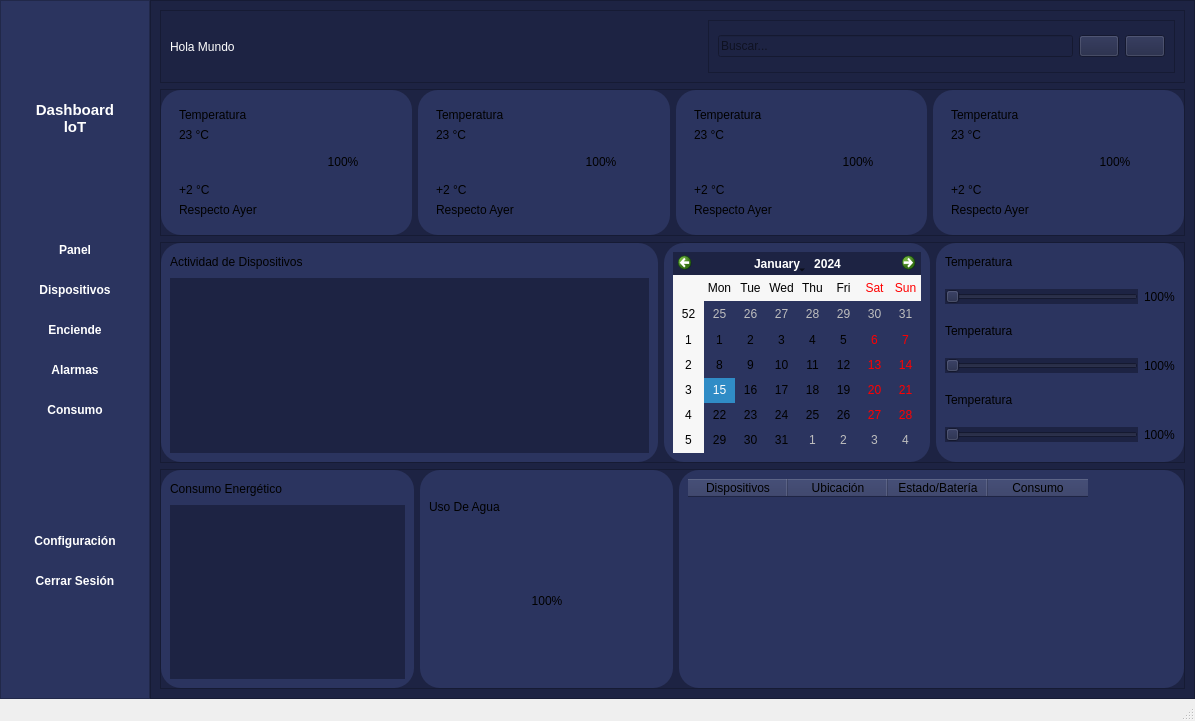
<?xml version="1.0" encoding="UTF-8"?>
<ui version="4.0">
 <class>MainWindow</class>
 <widget class="QMainWindow" name="MainWindow">
  <property name="geometry">
   <rect>
    <x>0</x>
    <y>0</y>
    <width>1195</width>
    <height>721</height>
   </rect>
  </property>
  <property name="windowTitle">
   <string>MainWindow</string>
  </property>
  <widget class="QWidget" name="centralwidget">
   <layout class="QHBoxLayout" name="horizontalLayout">
    <property name="spacing">
     <number>0</number>
    </property>
    <property name="leftMargin">
     <number>0</number>
    </property>
    <property name="topMargin">
     <number>0</number>
    </property>
    <property name="rightMargin">
     <number>0</number>
    </property>
    <property name="bottomMargin">
     <number>0</number>
    </property>
    <item>
     <widget class="QFrame" name="frame">
      <property name="minimumSize">
       <size>
        <width>150</width>
        <height>0</height>
       </size>
      </property>
      <property name="maximumSize">
       <size>
        <width>150</width>
        <height>16777215</height>
       </size>
      </property>
      <property name="styleSheet">
       <string notr="true">QFrame{
background-color: rgb(43, 52, 95);
}



QPushButton{
		background-color:transparent;
		color:white;
		font-weight:bold;
		border:none;
		broder-radius: 8px;
		padding: 10px 10px;
		font-size: 12px;
	
	}

		QPushButton:hover{
				background-color:rgb(86,83,231,100);

			}

QLabel{
	font-weight:bold;
	color: #ffffff;
	font-size: 15px;
}</string>
      </property>
      <property name="frameShape">
       <enum>QFrame::Shape::StyledPanel</enum>
      </property>
      <property name="frameShadow">
       <enum>QFrame::Shadow::Raised</enum>
      </property>
      <layout class="QVBoxLayout" name="verticalLayout_2">
       <item>
        <spacer name="verticalSpacer_4">
         <property name="orientation">
          <enum>Qt::Orientation::Vertical</enum>
         </property>
         <property name="sizeHint" stdset="0">
          <size>
           <width>20</width>
           <height>87</height>
          </size>
         </property>
        </spacer>
       </item>
       <item>
        <widget class="QLabel" name="label_2">
         <property name="text">
          <string>Dashboard 
loT</string>
         </property>
         <property name="alignment">
          <set>Qt::AlignmentFlag::AlignCenter</set>
         </property>
        </widget>
       </item>
       <item>
        <spacer name="verticalSpacer_3">
         <property name="orientation">
          <enum>Qt::Orientation::Vertical</enum>
         </property>
         <property name="sizeHint" stdset="0">
          <size>
           <width>20</width>
           <height>88</height>
          </size>
         </property>
        </spacer>
       </item>
       <item>
        <widget class="QPushButton" name="pushButton_3">
         <property name="text">
          <string>Panel</string>
         </property>
         <property name="icon">
          <iconset>
           <normaloff>assets/images/menu.svg</normaloff>assets/images/menu.svg</iconset>
         </property>
        </widget>
       </item>
       <item>
        <widget class="QPushButton" name="pushButton_4">
         <property name="text">
          <string>Dispositivos</string>
         </property>
         <property name="icon">
          <iconset>
           <normaloff>assets/images/menu.svg</normaloff>assets/images/menu.svg</iconset>
         </property>
        </widget>
       </item>
       <item>
        <widget class="QPushButton" name="pushButton_5">
         <property name="text">
          <string>Enciende</string>
         </property>
         <property name="icon">
          <iconset>
           <normaloff>assets/images/cable.svg</normaloff>assets/images/cable.svg</iconset>
         </property>
        </widget>
       </item>
       <item>
        <widget class="QPushButton" name="pushButton_6">
         <property name="text">
          <string>Alarmas</string>
         </property>
         <property name="icon">
          <iconset>
           <normaloff>assets/images/bell.svg</normaloff>assets/images/bell.svg</iconset>
         </property>
        </widget>
       </item>
       <item>
        <widget class="QPushButton" name="pushButton_7">
         <property name="text">
          <string>Consumo</string>
         </property>
         <property name="icon">
          <iconset>
           <normaloff>assets/images/lamp-ceiling.svg</normaloff>assets/images/lamp-ceiling.svg</iconset>
         </property>
        </widget>
       </item>
       <item>
        <spacer name="verticalSpacer_2">
         <property name="orientation">
          <enum>Qt::Orientation::Vertical</enum>
         </property>
         <property name="sizeHint" stdset="0">
          <size>
           <width>20</width>
           <height>87</height>
          </size>
         </property>
        </spacer>
       </item>
       <item>
        <widget class="QPushButton" name="pushButton_8">
         <property name="text">
          <string>Configuración</string>
         </property>
        </widget>
       </item>
       <item>
        <widget class="QPushButton" name="pushButton_9">
         <property name="text">
          <string>Cerrar Sesión</string>
         </property>
         <property name="icon">
          <iconset>
           <normaloff>assets/images/log-out.svg</normaloff>assets/images/log-out.svg</iconset>
         </property>
        </widget>
       </item>
       <item>
        <spacer name="verticalSpacer">
         <property name="orientation">
          <enum>Qt::Orientation::Vertical</enum>
         </property>
         <property name="sizeHint" stdset="0">
          <size>
           <width>20</width>
           <height>87</height>
          </size>
         </property>
        </spacer>
       </item>
      </layout>
     </widget>
    </item>
    <item>
     <widget class="QFrame" name="frame_2">
      <property name="styleSheet">
       <string notr="true">background-color: rgb(29, 35, 67);</string>
      </property>
      <property name="frameShape">
       <enum>QFrame::Shape::StyledPanel</enum>
      </property>
      <property name="frameShadow">
       <enum>QFrame::Shadow::Raised</enum>
      </property>
      <layout class="QVBoxLayout" name="verticalLayout" stretch="1,2,3,3">
       <item>
        <widget class="QFrame" name="frame_3">
         <property name="frameShape">
          <enum>QFrame::Shape::StyledPanel</enum>
         </property>
         <property name="frameShadow">
          <enum>QFrame::Shadow::Raised</enum>
         </property>
         <layout class="QHBoxLayout" name="horizontalLayout_6">
          <item>
           <widget class="QLabel" name="label">
            <property name="styleSheet">
             <string notr="true">QFrame{
	background-color: rgb(29, 35, 67);
}

QLabel{
    color:rgb(255, 255, 255);
	font: 600 12pt &quot;Times New Roman&quot;;
}</string>
            </property>
            <property name="text">
             <string>Hola Mundo</string>
            </property>
           </widget>
          </item>
          <item>
           <spacer name="horizontalSpacer">
            <property name="orientation">
             <enum>Qt::Orientation::Horizontal</enum>
            </property>
            <property name="sizeHint" stdset="0">
             <size>
              <width>452</width>
              <height>20</height>
             </size>
            </property>
           </spacer>
          </item>
          <item>
           <widget class="QFrame" name="frame_17">
            <property name="frameShape">
             <enum>QFrame::Shape::StyledPanel</enum>
            </property>
            <property name="frameShadow">
             <enum>QFrame::Shadow::Raised</enum>
            </property>
            <layout class="QHBoxLayout" name="horizontalLayout_5">
             <item>
              <widget class="QLineEdit" name="lineEdit">
               <property name="placeholderText">
                <string>Buscar...</string>
               </property>
              </widget>
             </item>
             <item>
              <widget class="QPushButton" name="pushButton">
               <property name="text">
                <string/>
               </property>
               <property name="icon">
                <iconset>
                 <normaloff>assets/images/search.svg</normaloff>assets/images/search.svg</iconset>
               </property>
              </widget>
             </item>
             <item>
              <widget class="QPushButton" name="pushButton_2">
               <property name="text">
                <string/>
               </property>
               <property name="icon">
                <iconset>
                 <normaloff>assets/images/bell.svg</normaloff>assets/images/bell.svg</iconset>
               </property>
              </widget>
             </item>
            </layout>
           </widget>
          </item>
         </layout>
        </widget>
       </item>
       <item>
        <widget class="QFrame" name="frame_4">
         <property name="frameShape">
          <enum>QFrame::Shape::StyledPanel</enum>
         </property>
         <property name="frameShadow">
          <enum>QFrame::Shadow::Raised</enum>
         </property>
         <layout class="QHBoxLayout" name="horizontalLayout_2" stretch="1,1,1,1">
          <property name="leftMargin">
           <number>0</number>
          </property>
          <property name="topMargin">
           <number>0</number>
          </property>
          <property name="rightMargin">
           <number>0</number>
          </property>
          <property name="bottomMargin">
           <number>0</number>
          </property>
          <item>
           <widget class="QFrame" name="frame_7">
            <property name="styleSheet">
             <string notr="true">QFrame{
	background-color: rgb(43, 52, 95);
	border-radius: 20px;
}</string>
            </property>
            <property name="frameShape">
             <enum>QFrame::Shape::StyledPanel</enum>
            </property>
            <property name="frameShadow">
             <enum>QFrame::Shadow::Raised</enum>
            </property>
            <layout class="QHBoxLayout" name="horizontalLayout_7">
             <item>
              <widget class="QFrame" name="frame_20">
               <property name="frameShape">
                <enum>QFrame::Shape::StyledPanel</enum>
               </property>
               <property name="frameShadow">
                <enum>QFrame::Shadow::Raised</enum>
               </property>
               <layout class="QVBoxLayout" name="verticalLayout_4">
                <item>
                 <widget class="QLabel" name="label_4">
                  <property name="text">
                   <string>Temperatura</string>
                  </property>
                 </widget>
                </item>
                <item>
                 <widget class="QLabel" name="label_5">
                  <property name="text">
                   <string>23 °C</string>
                  </property>
                 </widget>
                </item>
                <item>
                 <spacer name="verticalSpacer_5">
                  <property name="orientation">
                   <enum>Qt::Orientation::Vertical</enum>
                  </property>
                  <property name="sizeHint" stdset="0">
                   <size>
                    <width>20</width>
                    <height>11</height>
                   </size>
                  </property>
                 </spacer>
                </item>
                <item>
                 <widget class="QLabel" name="label_6">
                  <property name="text">
                   <string>+2 °C</string>
                  </property>
                 </widget>
                </item>
                <item>
                 <widget class="QLabel" name="label_7">
                  <property name="text">
                   <string>Respecto Ayer</string>
                  </property>
                 </widget>
                </item>
               </layout>
              </widget>
             </item>
             <item>
              <widget class="QFrame" name="frame_18">
               <property name="styleSheet">
                <string notr="true">QFrame{
background:qconicalgradient(cx:0.5,cy:0.5,angle:-90,
													stop:0 #00BCD4,
													stop:0.5 #2196F3,
													stop:1  #00BCD4);
border-radius: 60px;
border: none;
min-width:120px;
min-height:120px;
max-width:120px;
max-height:120px;
}</string>
               </property>
               <property name="frameShape">
                <enum>QFrame::Shape::StyledPanel</enum>
               </property>
               <property name="frameShadow">
                <enum>QFrame::Shadow::Raised</enum>
               </property>
               <layout class="QGridLayout" name="gridLayout">
                <property name="leftMargin">
                 <number>0</number>
                </property>
                <property name="topMargin">
                 <number>0</number>
                </property>
                <property name="rightMargin">
                 <number>0</number>
                </property>
                <property name="bottomMargin">
                 <number>0</number>
                </property>
                <item row="0" column="0">
                 <widget class="QFrame" name="frame_19">
                  <property name="styleSheet">
                   <string notr="true">QFrame{
	background-color: rgb(43, 52, 95);
border-radius: 50px;
border: none;
min-width:100px;
min-height:100px;
max-width:100px;
max-height:100px;
}</string>
                  </property>
                  <property name="frameShape">
                   <enum>QFrame::Shape::StyledPanel</enum>
                  </property>
                  <property name="frameShadow">
                   <enum>QFrame::Shadow::Raised</enum>
                  </property>
                  <layout class="QVBoxLayout" name="verticalLayout_3">
                   <property name="leftMargin">
                    <number>0</number>
                   </property>
                   <property name="topMargin">
                    <number>0</number>
                   </property>
                   <property name="rightMargin">
                    <number>0</number>
                   </property>
                   <property name="bottomMargin">
                    <number>0</number>
                   </property>
                   <item>
                    <widget class="QLabel" name="label_3">
                     <property name="styleSheet">
                      <string notr="true">QLabel{
	background-color: transparent;
	font: 600 12pt &quot;Segoe UI&quot;;
}</string>
                     </property>
                     <property name="text">
                      <string>100%</string>
                     </property>
                     <property name="alignment">
                      <set>Qt::AlignmentFlag::AlignCenter</set>
                     </property>
                    </widget>
                   </item>
                  </layout>
                 </widget>
                </item>
               </layout>
              </widget>
             </item>
            </layout>
           </widget>
          </item>
          <item>
           <widget class="QFrame" name="frame_10">
            <property name="styleSheet">
             <string notr="true">QFrame{
	background-color: rgb(43, 52, 95);
	border-radius: 20px;
}</string>
            </property>
            <property name="frameShape">
             <enum>QFrame::Shape::StyledPanel</enum>
            </property>
            <property name="frameShadow">
             <enum>QFrame::Shadow::Raised</enum>
            </property>
            <layout class="QHBoxLayout" name="horizontalLayout_8">
             <item>
              <widget class="QFrame" name="frame_21">
               <property name="frameShape">
                <enum>QFrame::Shape::StyledPanel</enum>
               </property>
               <property name="frameShadow">
                <enum>QFrame::Shadow::Raised</enum>
               </property>
               <layout class="QVBoxLayout" name="verticalLayout_6">
                <item>
                 <widget class="QLabel" name="label_8">
                  <property name="text">
                   <string>Temperatura</string>
                  </property>
                 </widget>
                </item>
                <item>
                 <widget class="QLabel" name="label_13">
                  <property name="text">
                   <string>23 °C</string>
                  </property>
                 </widget>
                </item>
                <item>
                 <spacer name="verticalSpacer_7">
                  <property name="orientation">
                   <enum>Qt::Orientation::Vertical</enum>
                  </property>
                  <property name="sizeHint" stdset="0">
                   <size>
                    <width>20</width>
                    <height>11</height>
                   </size>
                  </property>
                 </spacer>
                </item>
                <item>
                 <widget class="QLabel" name="label_14">
                  <property name="text">
                   <string>+2 °C</string>
                  </property>
                 </widget>
                </item>
                <item>
                 <widget class="QLabel" name="label_15">
                  <property name="text">
                   <string>Respecto Ayer</string>
                  </property>
                 </widget>
                </item>
               </layout>
              </widget>
             </item>
             <item>
              <widget class="QFrame" name="frame_22">
               <property name="styleSheet">
                <string notr="true">QFrame{
background:qconicalgradient(cx:0.5,cy:0.5,angle:-90,
													stop:0 #00BCD4,
													stop:0.5 #2196F3,
													stop:1  #00BCD4);
border-radius: 60px;
border: none;
min-width:120px;
min-height:120px;
max-width:120px;
max-height:120px;
}</string>
               </property>
               <property name="frameShape">
                <enum>QFrame::Shape::StyledPanel</enum>
               </property>
               <property name="frameShadow">
                <enum>QFrame::Shadow::Raised</enum>
               </property>
               <layout class="QGridLayout" name="gridLayout_2">
                <item row="0" column="0">
                 <widget class="QFrame" name="frame_23">
                  <property name="styleSheet">
                   <string notr="true">QFrame{
	background-color: rgb(43, 52, 95);
border-radius: 50px;
border: none;
min-width:100px;
min-height:100px;
max-width:100px;
max-height:100px;
}</string>
                  </property>
                  <property name="frameShape">
                   <enum>QFrame::Shape::StyledPanel</enum>
                  </property>
                  <property name="frameShadow">
                   <enum>QFrame::Shadow::Raised</enum>
                  </property>
                  <layout class="QVBoxLayout" name="verticalLayout_7">
                   <property name="leftMargin">
                    <number>0</number>
                   </property>
                   <property name="topMargin">
                    <number>0</number>
                   </property>
                   <property name="rightMargin">
                    <number>0</number>
                   </property>
                   <property name="bottomMargin">
                    <number>0</number>
                   </property>
                   <item>
                    <widget class="QLabel" name="label_16">
                     <property name="styleSheet">
                      <string notr="true">QLabel{
	background-color: transparent;
	font: 600 12pt &quot;Segoe UI&quot;;
}</string>
                     </property>
                     <property name="text">
                      <string>100%</string>
                     </property>
                     <property name="alignment">
                      <set>Qt::AlignmentFlag::AlignCenter</set>
                     </property>
                    </widget>
                   </item>
                  </layout>
                 </widget>
                </item>
               </layout>
              </widget>
             </item>
            </layout>
           </widget>
          </item>
          <item>
           <widget class="QFrame" name="frame_9">
            <property name="styleSheet">
             <string notr="true">QFrame{
	background-color: rgb(43, 52, 95);
	border-radius: 20px;
}</string>
            </property>
            <property name="frameShape">
             <enum>QFrame::Shape::StyledPanel</enum>
            </property>
            <property name="frameShadow">
             <enum>QFrame::Shadow::Raised</enum>
            </property>
            <layout class="QHBoxLayout" name="horizontalLayout_10">
             <item>
              <widget class="QFrame" name="frame_28">
               <property name="frameShape">
                <enum>QFrame::Shape::StyledPanel</enum>
               </property>
               <property name="frameShadow">
                <enum>QFrame::Shadow::Raised</enum>
               </property>
               <layout class="QVBoxLayout" name="verticalLayout_10">
                <item>
                 <widget class="QLabel" name="label_19">
                  <property name="text">
                   <string>Temperatura</string>
                  </property>
                 </widget>
                </item>
                <item>
                 <widget class="QLabel" name="label_20">
                  <property name="text">
                   <string>23 °C</string>
                  </property>
                 </widget>
                </item>
                <item>
                 <spacer name="verticalSpacer_8">
                  <property name="orientation">
                   <enum>Qt::Orientation::Vertical</enum>
                  </property>
                  <property name="sizeHint" stdset="0">
                   <size>
                    <width>20</width>
                    <height>11</height>
                   </size>
                  </property>
                 </spacer>
                </item>
                <item>
                 <widget class="QLabel" name="label_21">
                  <property name="text">
                   <string>+2 °C</string>
                  </property>
                 </widget>
                </item>
                <item>
                 <widget class="QLabel" name="label_22">
                  <property name="text">
                   <string>Respecto Ayer</string>
                  </property>
                 </widget>
                </item>
               </layout>
              </widget>
             </item>
             <item>
              <widget class="QFrame" name="frame_24">
               <property name="styleSheet">
                <string notr="true">QFrame{
background:qconicalgradient(cx:0.5,cy:0.5,angle:-90,
													stop:0 #00BCD4,
													stop:0.5 #2196F3,
													stop:1  #00BCD4);
border-radius: 60px;
border: none;
min-width:120px;
min-height:120px;
max-width:120px;
max-height:120px;
}</string>
               </property>
               <property name="frameShape">
                <enum>QFrame::Shape::StyledPanel</enum>
               </property>
               <property name="frameShadow">
                <enum>QFrame::Shadow::Raised</enum>
               </property>
               <layout class="QGridLayout" name="gridLayout_3">
                <item row="0" column="0">
                 <widget class="QFrame" name="frame_25">
                  <property name="styleSheet">
                   <string notr="true">QFrame{
	background-color: rgb(43, 52, 95);
border-radius: 50px;
border: none;
min-width:100px;
min-height:100px;
max-width:100px;
max-height:100px;
}</string>
                  </property>
                  <property name="frameShape">
                   <enum>QFrame::Shape::StyledPanel</enum>
                  </property>
                  <property name="frameShadow">
                   <enum>QFrame::Shadow::Raised</enum>
                  </property>
                  <layout class="QVBoxLayout" name="verticalLayout_8">
                   <property name="leftMargin">
                    <number>0</number>
                   </property>
                   <property name="topMargin">
                    <number>0</number>
                   </property>
                   <property name="rightMargin">
                    <number>0</number>
                   </property>
                   <property name="bottomMargin">
                    <number>0</number>
                   </property>
                   <item>
                    <widget class="QLabel" name="label_17">
                     <property name="styleSheet">
                      <string notr="true">QLabel{
	background-color: transparent;
	font: 600 12pt &quot;Segoe UI&quot;;
}</string>
                     </property>
                     <property name="text">
                      <string>100%</string>
                     </property>
                     <property name="alignment">
                      <set>Qt::AlignmentFlag::AlignCenter</set>
                     </property>
                    </widget>
                   </item>
                  </layout>
                 </widget>
                </item>
               </layout>
              </widget>
             </item>
            </layout>
           </widget>
          </item>
          <item>
           <widget class="QFrame" name="frame_8">
            <property name="styleSheet">
             <string notr="true">QFrame{
	background-color: rgb(43, 52, 95);
	border-radius: 20px;
}</string>
            </property>
            <property name="frameShape">
             <enum>QFrame::Shape::StyledPanel</enum>
            </property>
            <property name="frameShadow">
             <enum>QFrame::Shadow::Raised</enum>
            </property>
            <layout class="QHBoxLayout" name="horizontalLayout_9">
             <item>
              <widget class="QFrame" name="frame_29">
               <property name="frameShape">
                <enum>QFrame::Shape::StyledPanel</enum>
               </property>
               <property name="frameShadow">
                <enum>QFrame::Shadow::Raised</enum>
               </property>
               <layout class="QVBoxLayout" name="verticalLayout_11">
                <item>
                 <widget class="QLabel" name="label_23">
                  <property name="text">
                   <string>Temperatura</string>
                  </property>
                 </widget>
                </item>
                <item>
                 <widget class="QLabel" name="label_24">
                  <property name="text">
                   <string>23 °C</string>
                  </property>
                 </widget>
                </item>
                <item>
                 <spacer name="verticalSpacer_9">
                  <property name="orientation">
                   <enum>Qt::Orientation::Vertical</enum>
                  </property>
                  <property name="sizeHint" stdset="0">
                   <size>
                    <width>20</width>
                    <height>11</height>
                   </size>
                  </property>
                 </spacer>
                </item>
                <item>
                 <widget class="QLabel" name="label_25">
                  <property name="text">
                   <string>+2 °C</string>
                  </property>
                 </widget>
                </item>
                <item>
                 <widget class="QLabel" name="label_26">
                  <property name="text">
                   <string>Respecto Ayer</string>
                  </property>
                 </widget>
                </item>
               </layout>
              </widget>
             </item>
             <item>
              <widget class="QFrame" name="frame_26">
               <property name="styleSheet">
                <string notr="true">QFrame{
background:qconicalgradient(cx:0.5,cy:0.5,angle:-90,
													stop:0 #00BCD4,
													stop:0.5 #2196F3,
													stop:1  #00BCD4);
border-radius: 60px;
border: none;
min-width:120px;
min-height:120px;
max-width:120px;
max-height:120px;
}</string>
               </property>
               <property name="frameShape">
                <enum>QFrame::Shape::StyledPanel</enum>
               </property>
               <property name="frameShadow">
                <enum>QFrame::Shadow::Raised</enum>
               </property>
               <layout class="QGridLayout" name="gridLayout_4">
                <item row="0" column="0">
                 <widget class="QFrame" name="frame_27">
                  <property name="styleSheet">
                   <string notr="true">QFrame{
	background-color: rgb(43, 52, 95);
border-radius: 50px;
border: none;
min-width:100px;
min-height:100px;
max-width:100px;
max-height:100px;
}</string>
                  </property>
                  <property name="frameShape">
                   <enum>QFrame::Shape::StyledPanel</enum>
                  </property>
                  <property name="frameShadow">
                   <enum>QFrame::Shadow::Raised</enum>
                  </property>
                  <layout class="QVBoxLayout" name="verticalLayout_9">
                   <property name="leftMargin">
                    <number>0</number>
                   </property>
                   <property name="topMargin">
                    <number>0</number>
                   </property>
                   <property name="rightMargin">
                    <number>0</number>
                   </property>
                   <property name="bottomMargin">
                    <number>0</number>
                   </property>
                   <item>
                    <widget class="QLabel" name="label_18">
                     <property name="styleSheet">
                      <string notr="true">QLabel{
	background-color: transparent;
	font: 600 12pt &quot;Segoe UI&quot;;
}</string>
                     </property>
                     <property name="text">
                      <string>100%</string>
                     </property>
                     <property name="alignment">
                      <set>Qt::AlignmentFlag::AlignCenter</set>
                     </property>
                    </widget>
                   </item>
                  </layout>
                 </widget>
                </item>
               </layout>
              </widget>
             </item>
            </layout>
           </widget>
          </item>
         </layout>
        </widget>
       </item>
       <item>
        <widget class="QFrame" name="frame_5">
         <property name="frameShape">
          <enum>QFrame::Shape::StyledPanel</enum>
         </property>
         <property name="frameShadow">
          <enum>QFrame::Shadow::Raised</enum>
         </property>
         <layout class="QHBoxLayout" name="horizontalLayout_3" stretch="2,1,1">
          <property name="leftMargin">
           <number>0</number>
          </property>
          <property name="topMargin">
           <number>0</number>
          </property>
          <property name="rightMargin">
           <number>0</number>
          </property>
          <property name="bottomMargin">
           <number>0</number>
          </property>
          <item>
           <widget class="QFrame" name="frame_12">
            <property name="styleSheet">
             <string notr="true">QFrame{
	background-color: rgb(43, 52, 95);
	border-radius: 20px;
}</string>
            </property>
            <property name="frameShape">
             <enum>QFrame::Shape::StyledPanel</enum>
            </property>
            <property name="frameShadow">
             <enum>QFrame::Shadow::Raised</enum>
            </property>
            <layout class="QVBoxLayout" name="verticalLayout_5" stretch="2,1">
             <item>
              <widget class="QLabel" name="label_9">
               <property name="maximumSize">
                <size>
                 <width>16777215</width>
                 <height>20</height>
                </size>
               </property>
               <property name="text">
                <string>Actividad de Dispositivos</string>
               </property>
              </widget>
             </item>
             <item>
              <widget class="QWidget" name="widget" native="true"/>
             </item>
            </layout>
           </widget>
          </item>
          <item>
           <widget class="QFrame" name="frame_11">
            <property name="styleSheet">
             <string notr="true">QFrame{
	background-color: rgb(43, 52, 95);
	border-radius: 20px;
}</string>
            </property>
            <property name="frameShape">
             <enum>QFrame::Shape::StyledPanel</enum>
            </property>
            <property name="frameShadow">
             <enum>QFrame::Shadow::Raised</enum>
            </property>
            <layout class="QVBoxLayout" name="verticalLayout_14">
             <item>
              <widget class="QCalendarWidget" name="calendarWidget">
               <property name="enabled">
                <bool>true</bool>
               </property>
               <property name="styleSheet">
                <string notr="true">QCalendarWidget{
		background-color: #2335f;
		color: white;
		border: 1px solid #76b9c6;
		border-radius: 5 px;
}

QCalendarWidget QWidget{
		alternate-background-color: #2335f;
		
}

QCalendarWidget QWidget{
		background-color: #2335f;
		color:white;
		
}

QCalendarWidget QToolButton{
		background-color: #2335f;
		color:white;
		icon-size: 20 px;
		font-weight: bold;
}

QCalendarWidget QSpinBox{
		background-color: #2335f;
		color:white;
		selection-background-color: #2335f;
		selection-color: white;
		border:none;
		border-radius: 0px;
		padding: 3px;
}

QCalendarWidget QToolButton:hover{
		background-color: #3a4380;
}

QCalendarWidget QToolButton:menu-button{
		width:0px;
}

QCalendarWidget QMenu{
		background-color: #2335f;
		color:white;
		border: 1px solid #76b9c6;
}

QCalendarWidget QTableView{
		background-color: #2335f;
		alterante-background-color: #2335f;
		gridline-color:76b9c6;
		selection-background-color: #2335f;
		selection-color: white;
		}

QCalendarWidget QTableView:item:selected{
		background-color: transparent;
		border:2px solid #9147eb;
		border-radius: 12px;
}

QCalendarWidget QTableView:item:hover{
		background-color: 3a4380;
		border-radius: 12px;
}

QCalendarWidget QAbstractItemView:enabled{
		color:white;
		selection-background-color: transparent;
		selection-color: white;
		font-weight:bold;
}

QCalendarWidget QAbstractItemView:disabled{
		color:76b9c6;
}

QCalendarWidget QToolButton#qt_calendar_prevmonth:{
		qproperty-icon: url(assets\images\chevron-left.svg);
		width:20px;
		heigth:20px;
}

QCalendarWidget QToolButton#qt_calendar_nextmonth:{
		qproperty-icon: url(./assets/images/chevron-right.svg);
		width:20px;
		heigth:20px;
}


</string>
               </property>
              </widget>
             </item>
            </layout>
           </widget>
          </item>
          <item>
           <widget class="QFrame" name="frame_13">
            <property name="minimumSize">
             <size>
              <width>20</width>
              <height>0</height>
             </size>
            </property>
            <property name="styleSheet">
             <string notr="true">QFrame{
	background-color: rgb(43, 52, 95);
	border-radius: 20px;
}</string>
            </property>
            <property name="frameShape">
             <enum>QFrame::Shape::StyledPanel</enum>
            </property>
            <property name="frameShadow">
             <enum>QFrame::Shadow::Raised</enum>
            </property>
            <layout class="QVBoxLayout" name="verticalLayout_15">
             <item>
              <widget class="QLabel" name="label_11">
               <property name="maximumSize">
                <size>
                 <width>16777215</width>
                 <height>20</height>
                </size>
               </property>
               <property name="text">
                <string>Temperatura</string>
               </property>
              </widget>
             </item>
             <item>
              <layout class="QHBoxLayout" name="horizontalLayout_11">
               <item>
                <widget class="QSlider" name="horizontalSlider">
                 <property name="orientation">
                  <enum>Qt::Orientation::Horizontal</enum>
                 </property>
                </widget>
               </item>
               <item>
                <widget class="QLabel" name="label_12">
                 <property name="text">
                  <string>100%</string>
                 </property>
                </widget>
               </item>
              </layout>
             </item>
             <item>
              <widget class="QLabel" name="label_27">
               <property name="maximumSize">
                <size>
                 <width>16777215</width>
                 <height>20</height>
                </size>
               </property>
               <property name="text">
                <string>Temperatura</string>
               </property>
              </widget>
             </item>
             <item>
              <layout class="QHBoxLayout" name="horizontalLayout_12">
               <item>
                <widget class="QSlider" name="horizontalSlider_2">
                 <property name="orientation">
                  <enum>Qt::Orientation::Horizontal</enum>
                 </property>
                </widget>
               </item>
               <item>
                <widget class="QLabel" name="label_28">
                 <property name="text">
                  <string>100%</string>
                 </property>
                </widget>
               </item>
              </layout>
             </item>
             <item>
              <widget class="QLabel" name="label_29">
               <property name="maximumSize">
                <size>
                 <width>16777215</width>
                 <height>20</height>
                </size>
               </property>
               <property name="text">
                <string>Temperatura</string>
               </property>
              </widget>
             </item>
             <item>
              <layout class="QHBoxLayout" name="horizontalLayout_13">
               <item>
                <widget class="QSlider" name="horizontalSlider_3">
                 <property name="orientation">
                  <enum>Qt::Orientation::Horizontal</enum>
                 </property>
                </widget>
               </item>
               <item>
                <widget class="QLabel" name="label_30">
                 <property name="text">
                  <string>100%</string>
                 </property>
                </widget>
               </item>
              </layout>
             </item>
            </layout>
           </widget>
          </item>
         </layout>
        </widget>
       </item>
       <item>
        <widget class="QFrame" name="frame_6">
         <property name="frameShape">
          <enum>QFrame::Shape::StyledPanel</enum>
         </property>
         <property name="frameShadow">
          <enum>QFrame::Shadow::Raised</enum>
         </property>
         <layout class="QHBoxLayout" name="horizontalLayout_4" stretch="1,1,2">
          <property name="leftMargin">
           <number>0</number>
          </property>
          <property name="topMargin">
           <number>0</number>
          </property>
          <property name="rightMargin">
           <number>0</number>
          </property>
          <property name="bottomMargin">
           <number>0</number>
          </property>
          <item>
           <widget class="QFrame" name="frame_16">
            <property name="styleSheet">
             <string notr="true">QFrame{
	background-color: rgb(43, 52, 95);
	border-radius: 20px;
}</string>
            </property>
            <property name="frameShape">
             <enum>QFrame::Shape::StyledPanel</enum>
            </property>
            <property name="frameShadow">
             <enum>QFrame::Shadow::Raised</enum>
            </property>
            <layout class="QVBoxLayout" name="verticalLayout_12">
             <item>
              <widget class="QLabel" name="label_10">
               <property name="maximumSize">
                <size>
                 <width>16777215</width>
                 <height>20</height>
                </size>
               </property>
               <property name="text">
                <string>Consumo Energético</string>
               </property>
              </widget>
             </item>
             <item>
              <widget class="QWidget" name="widget_2" native="true"/>
             </item>
            </layout>
           </widget>
          </item>
          <item>
           <widget class="QFrame" name="frame_15">
            <property name="styleSheet">
             <string notr="true">QFrame{
	background-color: rgb(43, 52, 95);
	border-radius: 20px;
}</string>
            </property>
            <property name="frameShape">
             <enum>QFrame::Shape::StyledPanel</enum>
            </property>
            <property name="frameShadow">
             <enum>QFrame::Shadow::Raised</enum>
            </property>
            <layout class="QVBoxLayout" name="verticalLayout_17">
             <item>
              <widget class="QLabel" name="label_31">
               <property name="maximumSize">
                <size>
                 <width>16777215</width>
                 <height>20</height>
                </size>
               </property>
               <property name="text">
                <string>Uso De Agua</string>
               </property>
              </widget>
             </item>
             <item>
              <layout class="QHBoxLayout" name="horizontalLayout_14">
               <item>
                <spacer name="horizontalSpacer_3">
                 <property name="orientation">
                  <enum>Qt::Orientation::Horizontal</enum>
                 </property>
                 <property name="sizeHint" stdset="0">
                  <size>
                   <width>40</width>
                   <height>20</height>
                  </size>
                 </property>
                </spacer>
               </item>
               <item>
                <widget class="QFrame" name="frame_30">
                 <property name="styleSheet">
                  <string notr="true">QFrame{
background:qconicalgradient(cx:0.5,cy:0.5,angle:-90,
													stop:0 #00BCD4,
													stop:0.5 #2196F3,
													stop:1  #00BCD4);
border-radius: 60px;
border: none;
min-width:120px;
min-height:120px;
max-width:120px;
max-height:120px;
}</string>
                 </property>
                 <property name="frameShape">
                  <enum>QFrame::Shape::StyledPanel</enum>
                 </property>
                 <property name="frameShadow">
                  <enum>QFrame::Shadow::Raised</enum>
                 </property>
                 <layout class="QGridLayout" name="gridLayout_5">
                  <item row="0" column="0">
                   <widget class="QFrame" name="frame_31">
                    <property name="styleSheet">
                     <string notr="true">QFrame{
	background-color: rgb(43, 52, 95);
border-radius: 50px;
border: none;
min-width:100px;
min-height:100px;
max-width:100px;
max-height:100px;
}</string>
                    </property>
                    <property name="frameShape">
                     <enum>QFrame::Shape::StyledPanel</enum>
                    </property>
                    <property name="frameShadow">
                     <enum>QFrame::Shadow::Raised</enum>
                    </property>
                    <layout class="QVBoxLayout" name="verticalLayout_16">
                     <property name="leftMargin">
                      <number>0</number>
                     </property>
                     <property name="topMargin">
                      <number>0</number>
                     </property>
                     <property name="rightMargin">
                      <number>0</number>
                     </property>
                     <property name="bottomMargin">
                      <number>0</number>
                     </property>
                     <item>
                      <widget class="QLabel" name="label_32">
                       <property name="styleSheet">
                        <string notr="true">QLabel{
	background-color: transparent;
	font: 600 12pt &quot;Segoe UI&quot;;
}</string>
                       </property>
                       <property name="text">
                        <string>100%</string>
                       </property>
                       <property name="alignment">
                        <set>Qt::AlignmentFlag::AlignCenter</set>
                       </property>
                      </widget>
                     </item>
                    </layout>
                   </widget>
                  </item>
                 </layout>
                </widget>
               </item>
               <item>
                <spacer name="horizontalSpacer_2">
                 <property name="orientation">
                  <enum>Qt::Orientation::Horizontal</enum>
                 </property>
                 <property name="sizeHint" stdset="0">
                  <size>
                   <width>40</width>
                   <height>20</height>
                  </size>
                 </property>
                </spacer>
               </item>
              </layout>
             </item>
            </layout>
           </widget>
          </item>
          <item>
           <widget class="QFrame" name="frame_14">
            <property name="styleSheet">
             <string notr="true">QFrame{
	background-color: rgb(43, 52, 95);
	border-radius: 20px;
}</string>
            </property>
            <property name="frameShape">
             <enum>QFrame::Shape::StyledPanel</enum>
            </property>
            <property name="frameShadow">
             <enum>QFrame::Shadow::Raised</enum>
            </property>
            <layout class="QVBoxLayout" name="verticalLayout_13">
             <item>
              <widget class="QTableWidget" name="tableWidget">
               <column>
                <property name="text">
                 <string>Dispositivos</string>
                </property>
               </column>
               <column>
                <property name="text">
                 <string>Ubicación</string>
                </property>
               </column>
               <column>
                <property name="text">
                 <string>Estado/Batería</string>
                </property>
               </column>
               <column>
                <property name="text">
                 <string>Consumo</string>
                </property>
               </column>
              </widget>
             </item>
            </layout>
           </widget>
          </item>
         </layout>
        </widget>
       </item>
      </layout>
     </widget>
    </item>
   </layout>
  </widget>
  <widget class="QMenuBar" name="menubar">
   <property name="geometry">
    <rect>
     <x>0</x>
     <y>0</y>
     <width>1195</width>
     <height>33</height>
    </rect>
   </property>
  </widget>
  <widget class="QStatusBar" name="statusbar"/>
 </widget>
 <resources/>
 <connections/>
</ui>
